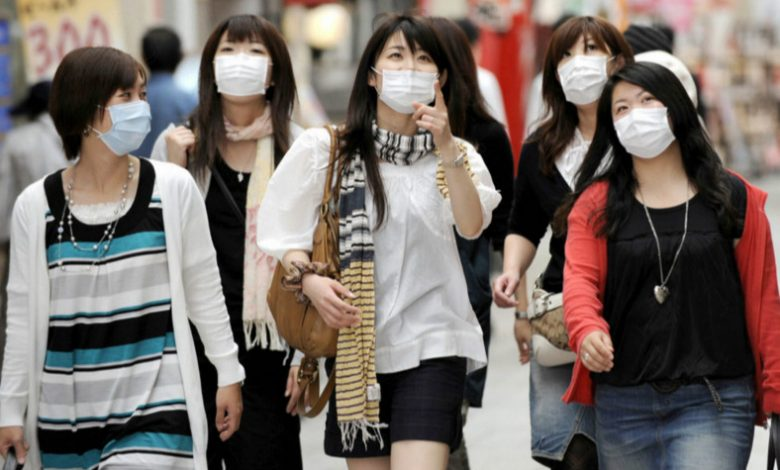
#> input picture opencv/data/mask.jpg, 780 x 470 px
$ jupyter execute '03. Resize & Crop.ipynb'
#> lines starting #> are read from the running program, lines starting #| are printed output that depends on the picture
# 1. Import Dependencies

[cell 1]
import cv2
import numpy as np
from matplotlib import pyplot as plt
import os

# 2. Load Image

[cell 2]
IMG_PATH = os.path.join('data', 'mask.jpg')

[cell 3]
img = cv2.imread(IMG_PATH)
#> img is the input picture: shape (470, 780, 3); mean B, G, R 103.5, 108.6, 119
img = cv2.cvtColor(img, cv2.COLOR_BGR2RGB)

[cell 4]
height, width, channels = img.shape
#> height = 470; width = 780; channels = 3
print(height, width, channels)
#| 470 780 3

# 3. Resize
https://docs.opencv.org/3.4/da/d54/group__imgproc__transform.html

To shrink an image, it will generally look best with INTER_AREA interpolation, whereas to enlarge an image, it will generally look best with INTER_CUBIC (slow) or INTER_LINEAR (faster but still looks OK).

[cell 5]
if img is not None:
    interpolation_area = cv2.resize(img,
                             (round(width/10), round(height/10)),
                              interpolation = cv2.INTER_AREA)
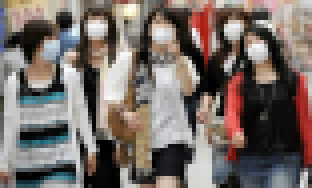
#> interpolation_area: shape (47, 78, 3) (shown 4 times larger); mean R, G, B 119, 108.6, 103.5

    interpolation_nearest = cv2.resize(img,
                                (round(width/10), round(height/10)),
                                 interpolation = cv2.INTER_NEAREST)
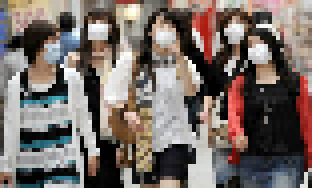
#> interpolation_nearest: shape (47, 78, 3) (shown 4 times larger); mean R, G, B 118.8, 108.3, 103.1

    bigger = cv2.resize(img,
                 (round(width*2), round(height*2)))

    titles = ['Original', 'INTER_AREA', "INTER_NEAREST", "bigger"]
    images = [img, interpolation_area, interpolation_nearest, bigger]
    count = 4

    plt.figure(figsize=(8,6),dpi=100)
    for i in range(count):
        plt.subplot(2, 2, i+1)
        plt.title(titles[i])
        plt.imshow(images[i])
    plt.show()
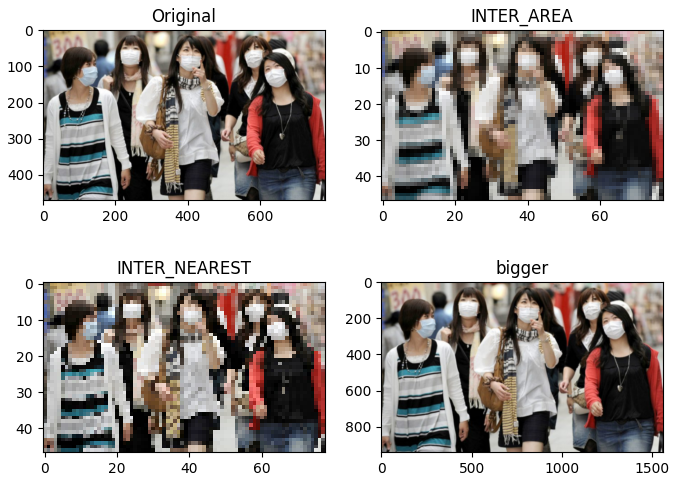
#> figure drawn by matplotlib, 4 panels
else:
    print("Check the file path again.")

# 4. Crop

[cell 6]
refpt = [] #List of refrence points

def select_roi (event, x, y, flags, param):
    global refpt #Global refrences

    if event == cv2.EVENT_LBUTTONDOWN: # When the left mouse button is clicked
        refpt = [(x,y)]

    elif event == cv2.EVENT_LBUTTONUP: # When the left mouse button is released
        refpt.append((x,y)) # recording the last coordinates
        cv2.rectangle(img_main,refpt[0],refpt[1],(0,255,0),2)
        cv2.imshow("frame",img_main)
        print("Selection Successful")

[cell 7]
IMG_PATH = os.path.join('data', 'mask.jpg')
img = cv2.imread(IMG_PATH)
height, width, channels = img.shape

img_main = cv2.resize(img, (round(width*1.5), round(height*1.5)))

[cell 8]
clone = img_main.copy() # To reset the image after cropping
clone2 = img_main.copy() # To crop a section out without affecting the original image

[cell 9]
# create a black image, a window and bind the function to window
cv2.namedWindow("frame")
cv2.setMouseCallback("frame", select_roi)

i=1 # Numbering for saving images

while True:
    cv2.imshow("frame", img_main)
    var = cv2.waitKey(0)
#> (key q is pressed here)
